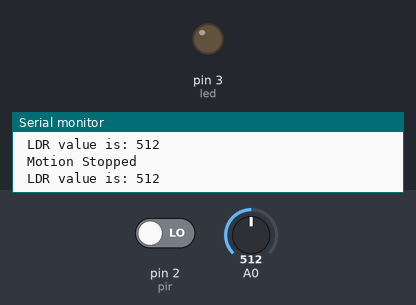
Simulated run of this sketch. Board: Arduino Uno, built with avr-gcc and run on an emulated ATmega328P. Shown: output pins drawn as LEDs (lit = HIGH), the last lines printed to the serial monitor. Inputs (shaded band) come from the test bench; at power-on: A0 = 512, pin 2 (pir) LOW.

Above: at 1.2 s.
1.3 s: A0 set to 212
2.8 s: A0 set to 185
At 3.2 s:
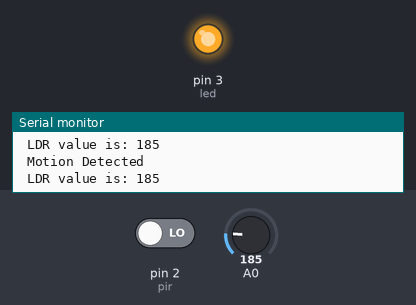
4.3 s: A0 set to 210
At 5.6 s:
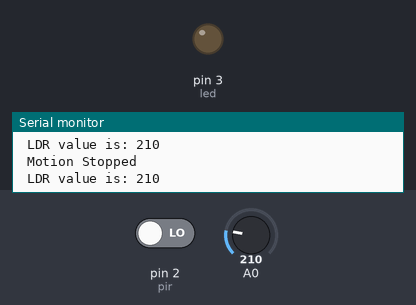
5.9 s: A0 set to 190
At 7.2 s:
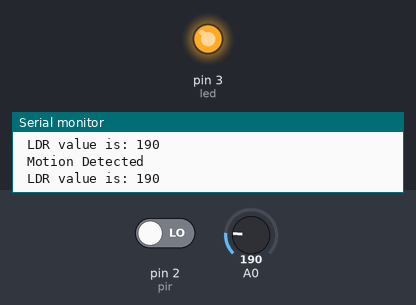
Timing chart, 0 to 8.5 s (numbered marks = the images above; inputs shaded):
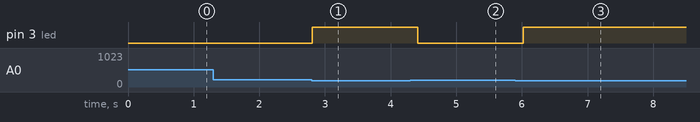

The sketch:

pir_street_light.ino
```cpp
int led= 3;
int pir= 2;


int ldr_value;
int pir_value;

void setup() {

  pinMode(led, OUTPUT);
  pinMode (pir, INPUT);

  Serial.begin(9600);


  }

void loop() {

    ldr_value= analogRead(A0);
    pir_value= digitalRead(pir);

    if(ldr_value<200 || pir_value== HIGH) {


      digitalWrite(led, HIGH);
      Serial.println(" Motion Detected ");
      delay(100);

      } else {

        digitalWrite(led, LOW);
        Serial.println(" Motion Stopped ");
        delay(100);

        }
        Serial.print(" LDR value is: ");
        Serial.println(ldr_value);
        delay(100);


  }
```

Measured:
- the behaviour switches between 200 and 199 on A0 (found by bisection; images 0 and 1)
- after the input at 2.8 s, pin 3 (led): LOW → HIGH at once
- after the input at 4.3 s, pin 3 (led): HIGH → LOW after 0.11 s
- after the input at 5.9 s, pin 3 (led): LOW → HIGH after 0.12 s
